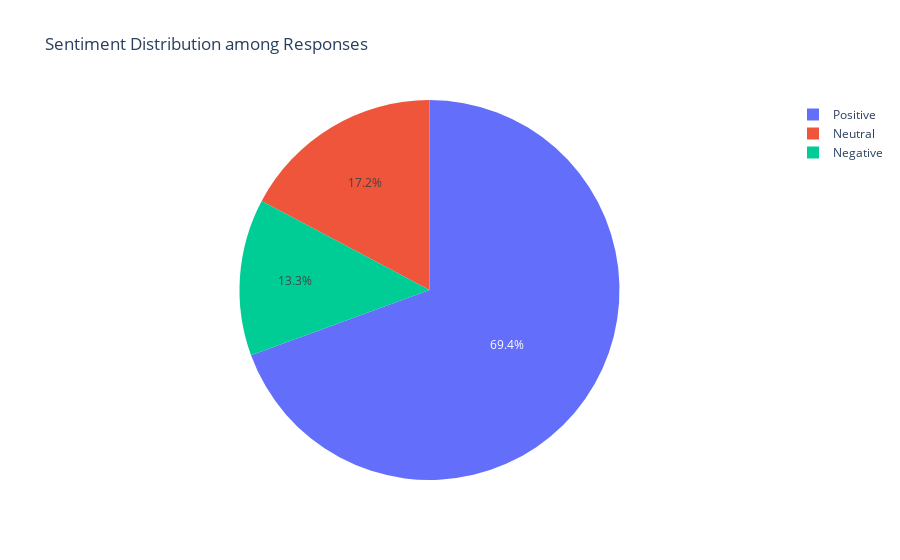

Write notebook code for a chart like this one.
### Code cell
# Import Plotly
import plotly.express as px

# Create a DataFrame for the sentiment counts
sentiment_counts = pd.DataFrame({
    'Sentiment': ['Positive', 'Neutral', 'Negative'],
    'Count': [123630, 30682, 23760]
})

# Create a pie chart
fig = px.pie(sentiment_counts, values='Count', names='Sentiment', title='Sentiment Distribution among Responses')
fig.show()

### Figure 1 — Plotly figure (JSON) as saved in the notebook; plotly's stock layout.template omitted (floating-point values rounded to 4 significant figures)
{"data": [{"domain": {"x": [0, 1], "y": [0, 1]}, "hovertemplate": "Sentiment=%{label}<br>Count=%{value}<extra></extra>", "labels": ["Positive", "Neutral", "Negative"], "legendgroup": "", "name": "", "showlegend": true, "type": "pie", "values": [123630, 30682, 23760]}], "layout": {"legend": {"tracegroupgap": 0}, "title": {"text": "Sentiment Distribution among Responses"}}}
